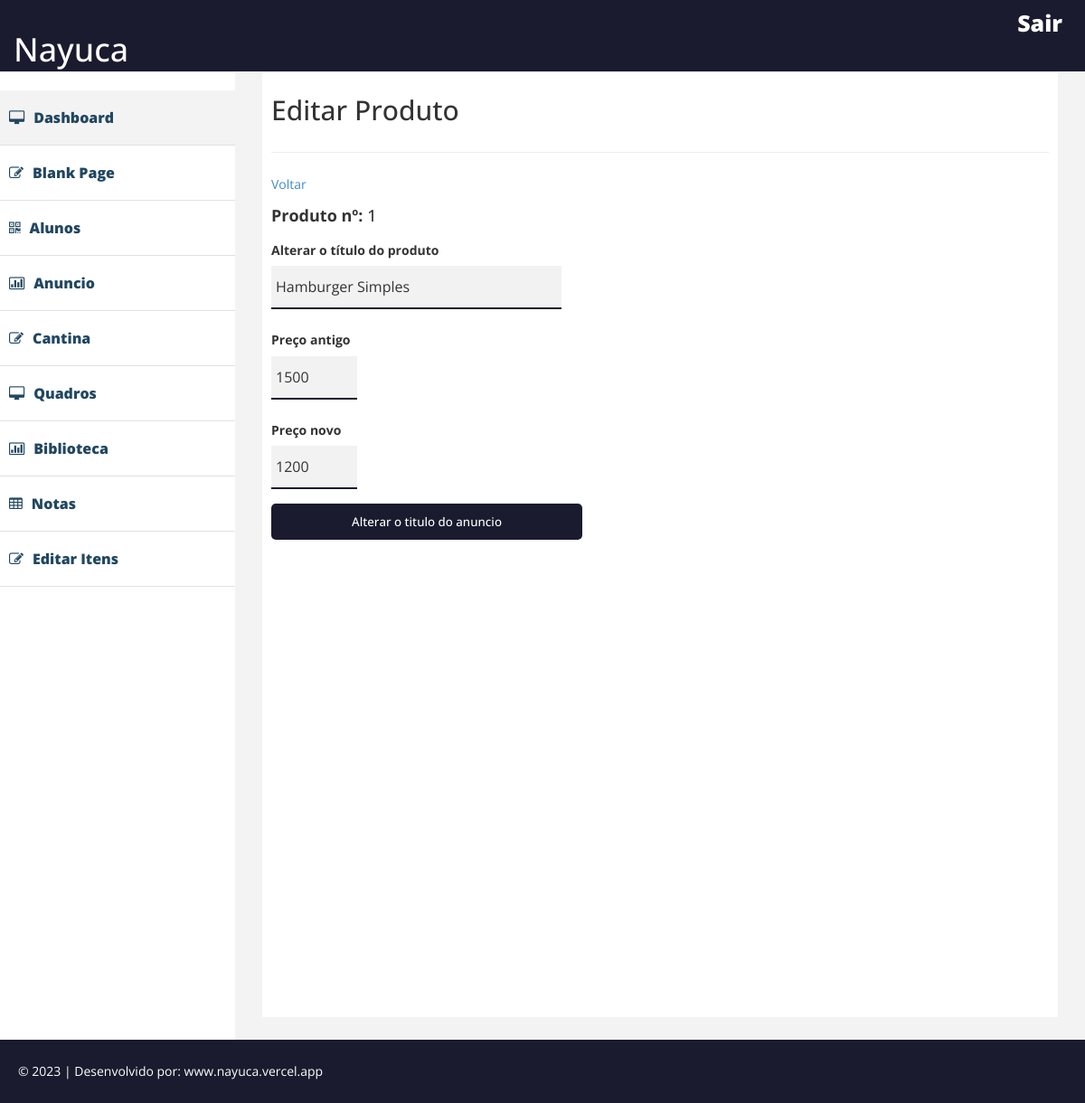
The page /dashboard/editCantina.php?id_produto=1 on the database its author committed.
### tables this page shows
CREATE TABLE `cantina` (
  `idproduto` int(11) NOT NULL,
  `imgproduto` text NOT NULL,
  `nomeproduto` varchar(100) NOT NULL,
  `descricaoproduto` text NOT NULL,
  `precoantigo` varchar(50) NOT NULL,
  `preconovo` varchar(50) NOT NULL
);

### dashboard/editCantina.php (the view, shortened to what this page needs)
<?php
include "../conexao.php";
?>
<!DOCTYPE html>
<html xmlns="http://www.w3.org/1999/xhtml">
<head>
    <link href="assets/css/bootstrap.css" rel="stylesheet" />
    <link href="assets/css/font-awesome.css" rel="stylesheet" />
    <link href="assets/css/custom.css" rel="stylesheet" />
   <link rel="stylesheet" href="./assets/css/style.module.css">
</head>
<body>
    <div id="wrapper">
         <div class="navbar navbar-inverse navbar-fixed-top">
            <div class="adjust-nav">
                <div class="navbar-header">
                    <a class="navbar-brand" href="./painel.php">
                        <h1>Nayuca</h1>
                    </a>
                </div>
                 <span class="logout-spn" >
                  <a href="#" style="color:#fff;">Sair</a>
                </span>
            </div>
        </div>
        <nav class="navbar-default navbar-side" role="navigation">
            <?php include('./menu.php');?>
        </nav>
        <div id="page-wrapper" >
                <div id="page-inner">
                        <div class="row">
                                <div class="col-md-12">
                                <h2>Editar Produto</h2>
                                </div>
                        </div>
                    <hr />
            <div>
                <a href="./editArtigos-cantina.php">Voltar</a>
                <?php
                    $idproduto = $_GET['id_produto'];
                    $sqlnt = "SELECT * FROM cantina WHERE idproduto like '$idproduto'";
                    $resultnt = mysqli_query($connect,$sqlnt);
                ?>
                <h4><strong>Produto nº:</strong> <?php echo $idproduto;?></h4>
                <?php
                    while($exibirnt = mysqli_fetch_array($resultnt)){
                ?>
            <form action="./processarcantina.php" enctype="multipart/form-data" method="post">
                <div style="display: flex;">
                    <div style="">
                        <h5><strong>Alterar o título do produto</strong></h5>
                        <input type="text" name="nomeprod" value="<?php echo $exibirnt['nomeproduto']?>" style="width: 170%;" maxlength="30"/></br>
                        <h5><strong>Preço antigo</strong></h5>
                        <input type="text" name="oldPrice" value="<?php echo $exibirnt['precoantigo']?>" style="width: 50%;" maxlength="30"/></br>
                        <h5><strong>Preço novo</strong></h5>
                        <input type="text" name="newPrice" value="<?php echo $exibirnt['preconovo']?>" style="width: 50%;" maxlength="30"/>
                    </div>
                </div>
                <button type="submit" style="color: #fff; font-weight: 500; margin-bottom: 10px; border: none; font-size: 10pt; width: 40%;" value="" >Alterar o titulo do anuncio</button>
            </form>
            <?php } mysqli_close($connect)?>
        </div>
                </div>
        </div>
    </div>
    <div class="footer">
      <div class="row">
          <div class="col-lg-12" >
              &copy;  2023 | Desenvolvido por: <a href="https://nayuca.vercel.app" style="color:#fff;" target="_blank">www.nayuca.vercel.app</a>
          </div>
      </div>
    </div>
</body>
</html>

### dashboard/assets/css/custom.css (style rules this page uses)
body { font-family: 'Open Sans', sans-serif; line-height:30px; }
#wrapper { width: 100%; margin-top:50px; }
#page-wrapper { padding: 15px 15px; min-height: 600px; background:#F3F3F3; }
#page-inner { width:100%; margin:10px 20px 10px 0px; background-color:#fff!important; padding:10px; min-height:1050px; }
.navbar-side { border:none; background-color: #fff; }
.navbar-inverse { background-color: #1A1B2F; border-color: #F0F0F0; min-height: 80px; }
.logout-spn { float:right; color:#fff; font-size:25px; font-weight:800; margin:20px; margin: 10px 25px 10px 50px; }
.logout-spn a { text-decoration:none; }
.footer { background-color:#1A1B2F; width:100%; color:#fff; padding:20px 50px 20px 50px; padding-left:20px; }
@media (min-width:768px) { #page-wrapper { margin: 0 0 0 260px; padding: 15px 30px; min-height: 1050px; } }
@media (min-width:768px) { .navbar-side { z-index: 1; position: absolute; width: 260px; } }

### dashboard/assets/css/style.module.css (style rules this page uses)
:root { --azul-escuro: #1A1B2F; --amarelo: #FFB423; }
form { display: flex; flex-direction: column; }
span { color: red rgb(127, 235, 127); }
input, textarea, select { height: 3em; width: 30em; margin-bottom: 1em; border: none; background-color: #f1f2f1; border-bottom: 2px solid #1A1B2F; font-size: 12pt; padding: 5px; transition: 300ms; cursor: pointer; }
button { display: flex; align-items: center; justify-content: center; border: none; background-color: var(--azul-escuro); color: var(--amarelo); cursor: pointer; height: 3em; width: 34.3em; border-radius: 5px; font-size: 1em; }

### rows shown on the page
cantina: nomeprod "Hamburger Simples", oldPrice "1500", newPrice "1200"

### other values the page prints
$idproduto "1"
